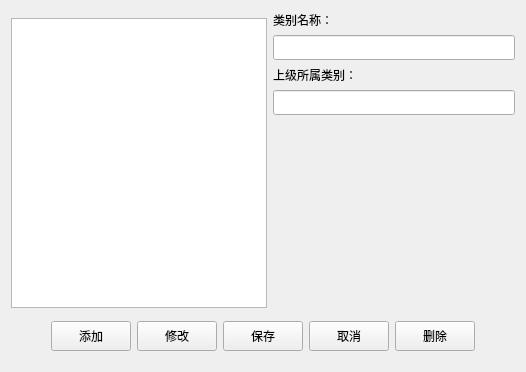
         <widget class="QWidget" name="Categoriy_Page">
          <layout class="QVBoxLayout" name="verticalLayout_15">
           <item>
            <layout class="QVBoxLayout" name="verticalLayout_12">
             <item>
              <layout class="QHBoxLayout" name="horizontalLayout_27">
               <item>
                <widget class="QTreeView" name="Category_treeView">
                 <property name="sizePolicy">
                  <sizepolicy hsizetype="Expanding" vsizetype="Maximum">
                   <horstretch>0</horstretch>
                   <verstretch>0</verstretch>
                  </sizepolicy>
                 </property>
                 <property name="minimumSize">
                  <size>
                   <width>167</width>
                   <height>290</height>
                  </size>
                 </property>
                </widget>
               </item>
               <item>
                <layout class="QVBoxLayout" name="verticalLayout_11">
                 <item>
                  <layout class="QVBoxLayout" name="verticalLayout_10">
                   <item>
                    <widget class="QLabel" name="label_3">
                     <property name="styleSheet">
                      <string notr="true">background:transparent</string>
                     </property>
                     <property name="text">
                      <string>类别名称：</string>
                     </property>
                    </widget>
                   </item>
                   <item>
                    <widget class="QLineEdit" name="letCategoryName">
                     <property name="minimumSize">
                      <size>
                       <width>0</width>
                       <height>25</height>
                      </size>
                     </property>
                     <property name="styleSheet">
                      <string notr="true"/>
                     </property>
                    </widget>
                   </item>
                   <item>
                    <widget class="QLabel" name="label_4">
                     <property name="styleSheet">
                      <string notr="true">background:transparent</string>
                     </property>
                     <property name="text">
                      <string>上级所属类别：</string>
                     </property>
                    </widget>
                   </item>
                   <item>
                    <widget class="QLineEdit" name="letCategoryUpName">
                     <property name="minimumSize">
                      <size>
                       <width>0</width>
                       <height>25</height>
                      </size>
                     </property>
                     <property name="styleSheet">
                      <string notr="true"/>
                     </property>
                    </widget>
                   </item>
                  </layout>
                 </item>
                 <item>
                  <spacer name="verticalSpacer">
                   <property name="orientation">
                    <enum>Qt::Vertical</enum>
                   </property>
                   <property name="sizeType">
                    <enum>QSizePolicy::Maximum</enum>
                   </property>
                   <property name="sizeHint" stdset="0">
                    <size>
                     <width>20</width>
                     <height>200</height>
                    </size>
                   </property>
                  </spacer>
                 </item>
                </layout>
               </item>
              </layout>
             </item>
             <item>
              <layout class="QHBoxLayout" name="horizontalLayout_17">
               <item>
                <spacer name="horizontalSpacer_32">
                 <property name="orientation">
                  <enum>Qt::Horizontal</enum>
                 </property>
                 <property name="sizeType">
                  <enum>QSizePolicy::Maximum</enum>
                 </property>
                 <property name="sizeHint" stdset="0">
                  <size>
                   <width>40</width>
                   <height>20</height>
                  </size>
                 </property>
                </spacer>
               </item>
               <item>
                <layout class="QHBoxLayout" name="horizontalLayout_16">
                 <item>
                  <widget class="QPushButton" name="pbnCategoryAdd">
                   <property name="sizePolicy">
                    <sizepolicy hsizetype="Minimum" vsizetype="Maximum">
                     <horstretch>0</horstretch>
                     <verstretch>0</verstretch>
                    </sizepolicy>
                   </property>
                   <property name="minimumSize">
                    <size>
                     <width>0</width>
                     <height>30</height>
                    </size>
                   </property>
                   <property name="styleSheet">
                    <string notr="true"/>
                   </property>
                   <property name="text">
                    <string>添加</string>
                   </property>
                  </widget>
                 </item>
                 <item>
                  <widget class="QPushButton" name="pbnCategoryModify">
                   <property name="sizePolicy">
                    <sizepolicy hsizetype="Minimum" vsizetype="Maximum">
                     <horstretch>0</horstretch>
                     <verstretch>0</verstretch>
                    </sizepolicy>
                   </property>
                   <property name="minimumSize">
                    <size>
                     <width>0</width>
                     <height>30</height>
                    </size>
                   </property>
                   <property name="styleSheet">
                    <string notr="true"/>
                   </property>
                   <property name="text">
                    <string>修改</string>
                   </property>
                  </widget>
                 </item>
                 <item>
                  <widget class="QPushButton" name="pbnCategorySave">
                   <property name="minimumSize">
                    <size>
                     <width>0</width>
                     <height>30</height>
                    </size>
                   </property>
                   <property name="styleSheet">
                    <string notr="true"/>
                   </property>
                   <property name="text">
                    <string>保存</string>
                   </property>
                  </widget>
                 </item>
                 <item>
                  <widget class="QPushButton" name="pbnCategoryCancel">
                   <property name="minimumSize">
                    <size>
                     <width>0</width>
                     <height>30</height>
                    </size>
                   </property>
                   <property name="styleSheet">
                    <string notr="true"/>
                   </property>
                   <property name="text">
                    <string>取消</string>
                   </property>
                  </widget>
                 </item>
                 <item>
                  <widget class="QPushButton" name="pbnCategoryDelete">
                   <property name="minimumSize">
                    <size>
                     <width>0</width>
                     <height>30</height>
                    </size>
                   </property>
                   <property name="styleSheet">
                    <string notr="true"/>
                   </property>
                   <property name="text">
                    <string>删除</string>
                   </property>
                  </widget>
                 </item>
                </layout>
               </item>
               <item>
                <spacer name="horizontalSpacer_33">
                 <property name="orientation">
                  <enum>Qt::Horizontal</enum>
                 </property>
                 <property name="sizeHint" stdset="0">
                  <size>
                   <width>40</width>
                   <height>20</height>
                  </size>
                 </property>
                </spacer>
               </item>
              </layout>
             </item>
            </layout>
           </item>
           <item>
            <spacer name="verticalSpacer_2">
             <property name="orientation">
              <enum>Qt::Vertical</enum>
             </property>
             <property name="sizeType">
              <enum>QSizePolicy::Maximum</enum>
             </property>
             <property name="sizeHint" stdset="0">
              <size>
               <width>20</width>
               <height>10</height>
              </size>
             </property>
            </spacer>
           </item>
          </layout>
         </widget>
